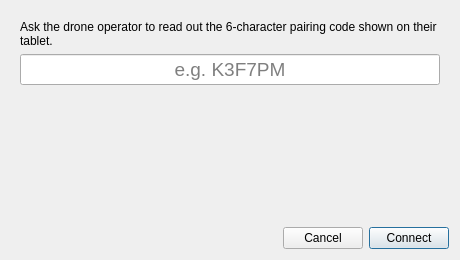
<?xml version="1.0" encoding="UTF-8"?>
<ui version="4.0">
 <class>FlightPairingDialog</class>
 <widget class="QDialog" name="FlightPairingDialog">
  <property name="geometry">
   <rect>
    <x>0</x>
    <y>0</y>
    <width>460</width>
    <height>260</height>
   </rect>
  </property>
  <property name="windowTitle">
   <string>Add Flight Feed</string>
  </property>
  <layout class="QVBoxLayout" name="pairingLayout">
   <item>
    <widget class="QStackedWidget" name="stateStack">
     <property name="currentIndex">
      <number>0</number>
     </property>
     <widget class="QWidget" name="codeEntryPage">
      <layout class="QVBoxLayout" name="codePageLayout">
       <item>
        <widget class="QLabel" name="codeInstructions">
         <property name="text">
          <string>Ask the drone operator to read out the 6-character pairing code shown on their tablet.</string>
         </property>
         <property name="wordWrap">
          <bool>true</bool>
         </property>
        </widget>
       </item>
       <item>
        <widget class="QLineEdit" name="codeEdit">
         <property name="maxLength">
          <number>9</number>
         </property>
         <property name="placeholderText">
          <string>e.g. K3F7PM</string>
         </property>
         <property name="font">
          <font>
           <pointsize>14</pointsize>
          </font>
         </property>
         <property name="alignment">
          <set>Qt::AlignCenter</set>
         </property>
        </widget>
       </item>
       <item>
        <widget class="QLabel" name="codeErrorLabel">
         <property name="text">
          <string/>
         </property>
         <property name="wordWrap">
          <bool>true</bool>
         </property>
         <property name="styleSheet">
          <string notr="true">QLabel { color: #c0392b; }</string>
         </property>
        </widget>
       </item>
       <item>
        <spacer name="codePageSpacer">
         <property name="orientation">
          <enum>Qt::Vertical</enum>
         </property>
         <property name="sizeHint" stdset="0">
          <size>
           <width>20</width>
           <height>40</height>
          </size>
         </property>
        </spacer>
       </item>
      </layout>
     </widget>
     <widget class="QWidget" name="negotiatingPage">
      <layout class="QVBoxLayout" name="negotiatingLayout">
       <item>
        <widget class="QLabel" name="negotiatingHeader">
         <property name="text">
          <string>Pairing&#x2026;</string>
         </property>
         <property name="font">
          <font>
           <pointsize>12</pointsize>
           <bold>true</bold>
          </font>
         </property>
        </widget>
       </item>
       <item>
        <widget class="QLabel" name="negotiatingDetail">
         <property name="text">
          <string>Looking up code, exchanging keys, gathering ICE candidates.</string>
         </property>
         <property name="wordWrap">
          <bool>true</bool>
         </property>
        </widget>
       </item>
       <item>
        <widget class="QProgressBar" name="negotiatingProgress">
         <property name="maximum">
          <number>0</number>
         </property>
         <property name="value">
          <number>0</number>
         </property>
        </widget>
       </item>
       <item>
        <spacer name="negotiatingSpacer">
         <property name="orientation">
          <enum>Qt::Vertical</enum>
         </property>
         <property name="sizeHint" stdset="0">
          <size>
           <width>20</width>
           <height>40</height>
          </size>
         </property>
        </spacer>
       </item>
      </layout>
     </widget>
     <widget class="QWidget" name="failedPage">
      <layout class="QVBoxLayout" name="failedLayout">
       <item>
        <widget class="QLabel" name="failedHeader">
         <property name="text">
          <string>Pairing failed</string>
         </property>
         <property name="font">
          <font>
           <pointsize>12</pointsize>
           <bold>true</bold>
          </font>
         </property>
        </widget>
       </item>
       <item>
        <widget class="QLabel" name="failedDetail">
         <property name="text">
          <string/>
         </property>
         <property name="wordWrap">
          <bool>true</bool>
         </property>
        </widget>
       </item>
       <item>
        <spacer name="failedSpacer">
         <property name="orientation">
          <enum>Qt::Vertical</enum>
         </property>
         <property name="sizeHint" stdset="0">
          <size>
           <width>20</width>
           <height>40</height>
          </size>
         </property>
        </spacer>
       </item>
      </layout>
     </widget>
    </widget>
   </item>
   <item>
    <layout class="QHBoxLayout" name="footerRow">
     <item>
      <widget class="QLabel" name="capHintLabel">
       <property name="text">
        <string/>
       </property>
       <property name="styleSheet">
        <string notr="true">QLabel { color: palette(mid); }</string>
       </property>
      </widget>
     </item>
     <item>
      <spacer name="footerSpacer">
       <property name="orientation">
        <enum>Qt::Horizontal</enum>
       </property>
       <property name="sizeHint" stdset="0">
        <size>
         <width>20</width>
         <height>10</height>
        </size>
       </property>
      </spacer>
     </item>
     <item>
      <widget class="QPushButton" name="cancelButton">
       <property name="text">
        <string>Cancel</string>
       </property>
      </widget>
     </item>
     <item>
      <widget class="QPushButton" name="connectButton">
       <property name="text">
        <string>Connect</string>
       </property>
       <property name="default">
        <bool>true</bool>
       </property>
      </widget>
     </item>
    </layout>
   </item>
  </layout>
 </widget>
 <resources/>
 <connections/>
</ui>
